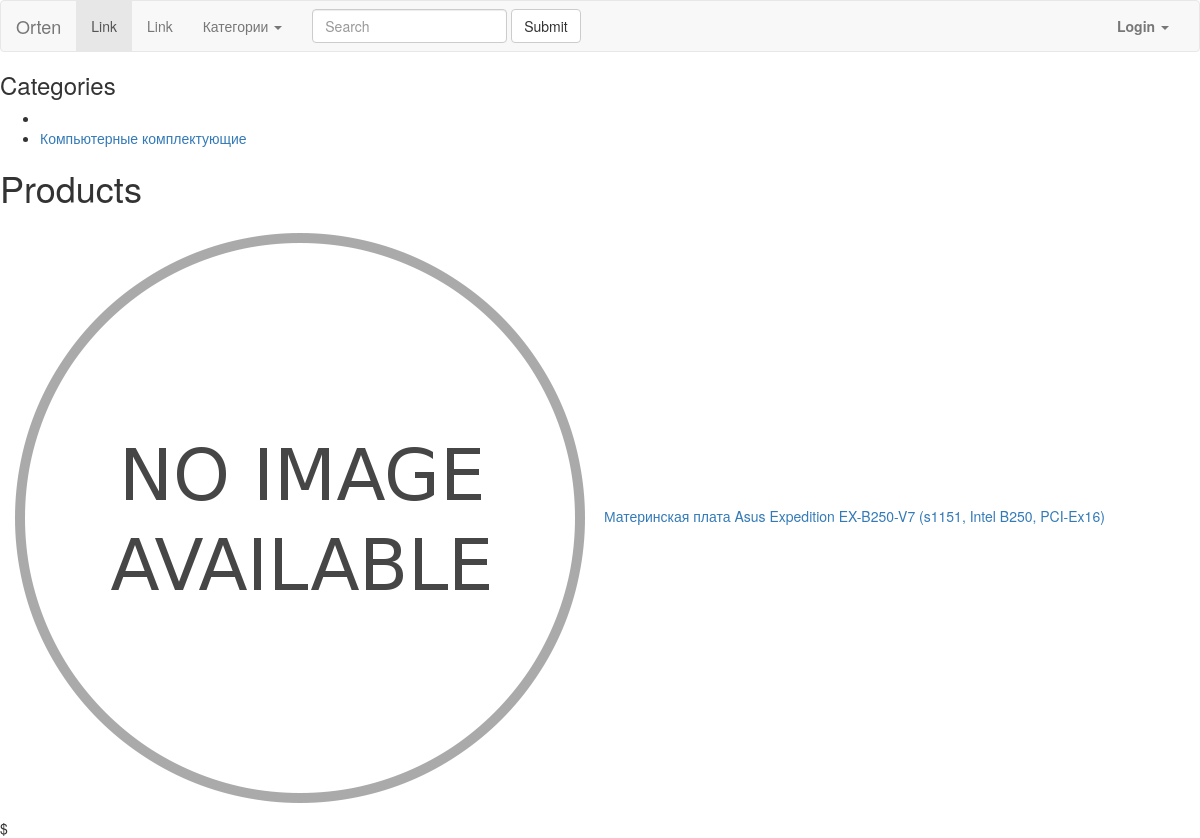
The page /shop/ on the database as committed earlier.
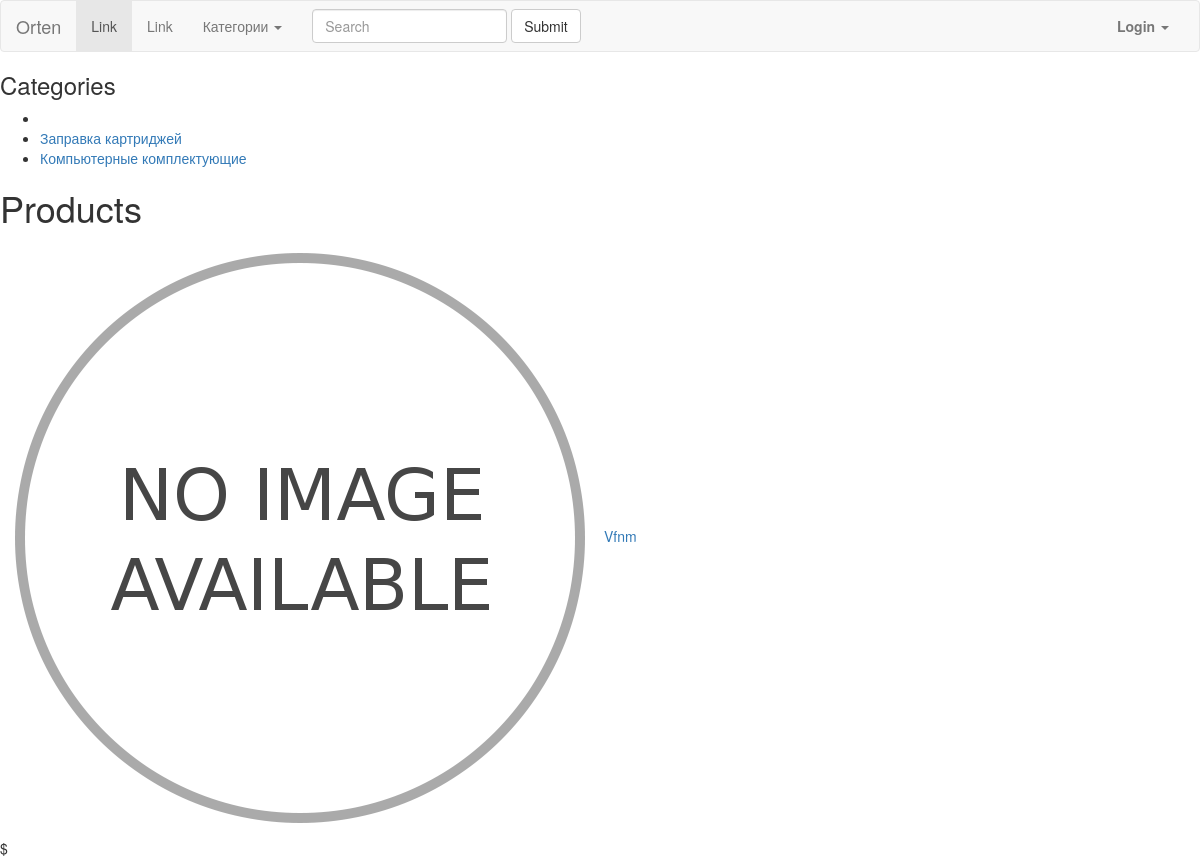
The same page on the database as committed later.
### shop/models.py (models this page shows, shortened)
class Category(MPTTModel):
	name = models.CharField(max_length=50, unique=True)
	slug = models.SlugField(max_length=200, db_index=True, unique=True)
	image = models.ImageField(upload_to='products/%Y/%m/%d', blank=True)
	description = models.TextField(blank=True) #описание Категории
	parent = TreeForeignKey('self', on_delete=models.CASCADE, null=True, blank=True, related_name='children')
	class Meta:
		unique_together = (('parent', 'slug',))
		ordering = ('name',)
		verbose_name = 'Категория'
		verbose_name_plural = 'Категории'

class Product(models.Model):
	category = models.ForeignKey(Category, on_delete=models.CASCADE) #коталог продукта связь m2m
	name = models.CharField(max_length=400, db_index=True) #имя продукта
	vendor_code = models.CharField(max_length=200, db_index=True) #артикул или парт-номер
	slug = models.SlugField(max_length=400, db_index=True)
	image = models.ImageField(upload_to='products/%Y/%m/%d', blank=True) #картинка
	description = models.TextField(blank=True) #описание продукта
	currency = models.CharField(max_length=3, choices=CURRENCY_CHOICES, blank=True) #валюта
	price_purchase = models.DecimalField(max_digits=10, decimal_places=2, blank=True) #цена Закупки
	interest = models.DecimalField(max_digits=5, decimal_places=2, blank=True) #Процент
	price_retail = models.DecimalField(max_digits=10, decimal_places=2, blank=True) #розничная цена
	stock = models.PositiveIntegerField(blank=True) # Остатки
	available = models.BooleanField(default=True) # булево значение, указывающее, доступен ли продукт или нет
	created = models.DateTimeField(auto_now_add=True) # дата создания
	updated = models.DateTimeField(auto_now=True) #дата обновления
	class Meta:
		ordering = ('name',)
		verbose_name = 'Товар'
		verbose_name_plural = 'Товары'
		index_together = (('id', 'slug'),)
	def get_absolute_url(self):
		from django.urls import reverse
		return reverse('shop:product_detail', args=[self.id, self.slug])

### shop/views.py (the view)
# urls.py: path('', views.product_list, name ='base'),
def product_list(request, category_slug=None):
	category = None
	categories = Category.objects.all()
	products = Product.objects.filter(available=True)
	if category_slug:
		category = get_object_or_404(Category, slug=category_slug)
		products = products.filter(category=category)
	return render(request, 'shop/product/list.html', {'category': category, 'categories': categories, 'products': products})

### templates/shop/product/list.html (shortened to what this page needs)
{% extends "base.html" %}
{% load static %}
{% block content %}
    <div id="sidebar">
        <h3>Categories</h3>
        <ul>
            <li {% if not category %}class="selected"{% endif %}>
            </li>
            {% for c in categories %}
                <li>
               <a href="{{ c.get_absolute_url }}">{{ c.name }}</a>
                </li>
            {% endfor %}
        </ul>
    </div>
    <div id="main" class="product-list">
        <h1>{% if category %}{{ category.name }}{% else %}Products{% endif %}</h1>
        {% for product in products %}
            <div class="item">
                <a href="{{ product.get_absolute_url }}">
                    <img src="{% if product.image %}{{ product.image.url }}{% else %}{% static "img/no_image.png" %}{% endif %}">
                </a>
                <a href="{{ product.get_absolute_url }}">{{ product.name }}</a><br>
                ${{ product.price }}
            </div>
        {% endfor %}
    </div>
{% endblock %}

Rows that differ between the two databases and show on the page:
removed Product: name "Материнская плата Asus Expedition EX-B250-V7 (s1151, Intel B250, PCI-Ex16)"
added Category: name "Заправка картриджей"
added Product: name "Vfnm"
